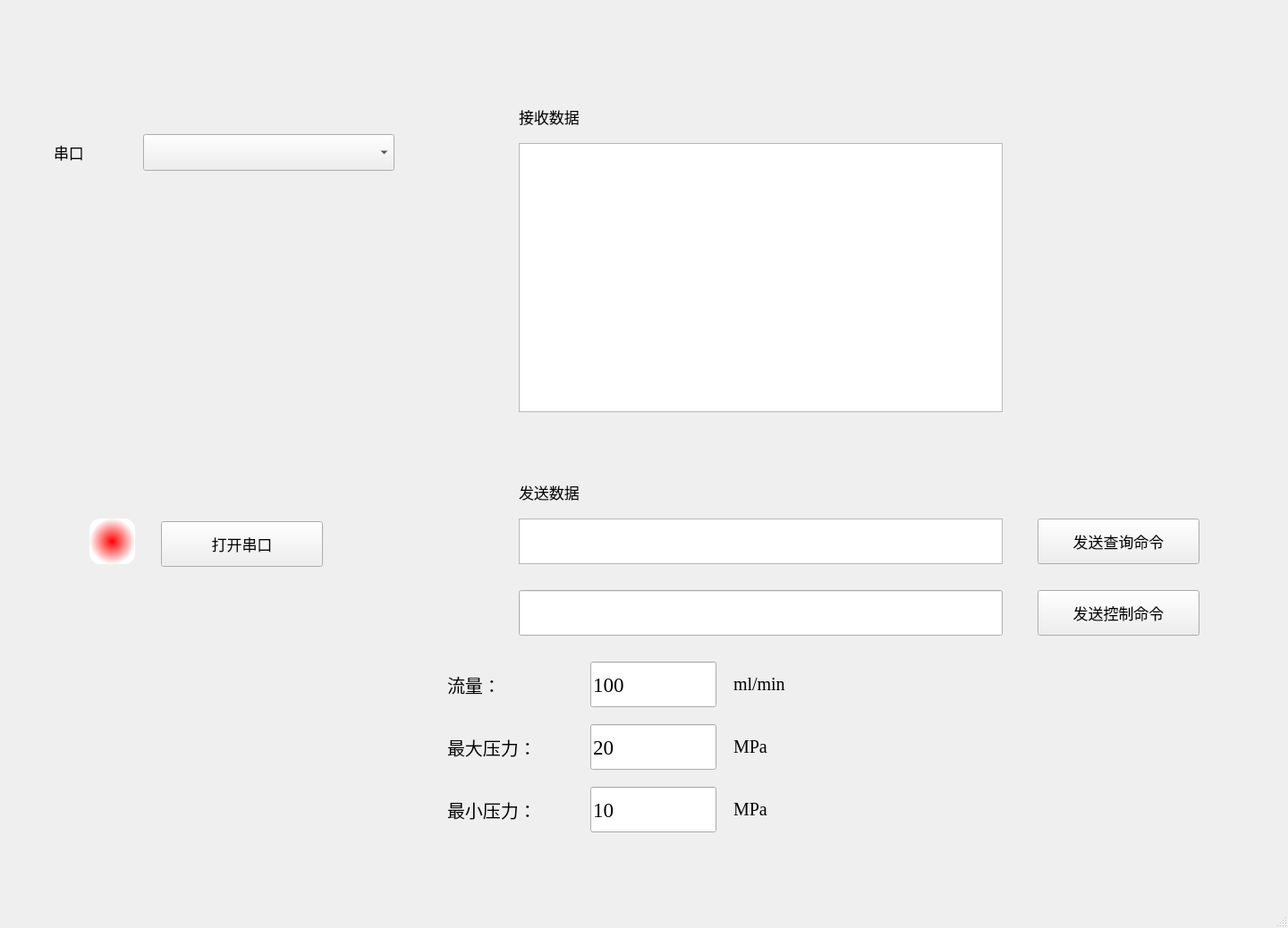
<?xml version="1.0" encoding="UTF-8"?>
<ui version="4.0">
 <class>MainWindow</class>
 <widget class="QMainWindow" name="MainWindow">
  <property name="geometry">
   <rect>
    <x>0</x>
    <y>0</y>
    <width>1440</width>
    <height>1038</height>
   </rect>
  </property>
  <property name="windowTitle">
   <string>MainWindow</string>
  </property>
  <widget class="QWidget" name="centralwidget">
   <widget class="QComboBox" name="PortBox">
    <property name="geometry">
     <rect>
      <x>160</x>
      <y>150</y>
      <width>281</width>
      <height>41</height>
     </rect>
    </property>
   </widget>
   <widget class="QLabel" name="label">
    <property name="geometry">
     <rect>
      <x>60</x>
      <y>150</y>
      <width>91</width>
      <height>41</height>
     </rect>
    </property>
    <property name="font">
     <font>
      <pointsize>13</pointsize>
     </font>
    </property>
    <property name="text">
     <string>串口</string>
    </property>
   </widget>
   <widget class="QLabel" name="label_2">
    <property name="geometry">
     <rect>
      <x>580</x>
      <y>110</y>
      <width>131</width>
      <height>41</height>
     </rect>
    </property>
    <property name="font">
     <font>
      <pointsize>13</pointsize>
     </font>
    </property>
    <property name="text">
     <string>接收数据</string>
    </property>
   </widget>
   <widget class="QLabel" name="label_3">
    <property name="geometry">
     <rect>
      <x>580</x>
      <y>530</y>
      <width>131</width>
      <height>41</height>
     </rect>
    </property>
    <property name="font">
     <font>
      <pointsize>13</pointsize>
     </font>
    </property>
    <property name="text">
     <string>发送数据</string>
    </property>
   </widget>
   <widget class="QTextEdit" name="DataReceived">
    <property name="geometry">
     <rect>
      <x>580</x>
      <y>160</y>
      <width>541</width>
      <height>301</height>
     </rect>
    </property>
   </widget>
   <widget class="QTextEdit" name="DataSend">
    <property name="geometry">
     <rect>
      <x>580</x>
      <y>580</y>
      <width>541</width>
      <height>51</height>
     </rect>
    </property>
   </widget>
   <widget class="QLabel" name="LED">
    <property name="geometry">
     <rect>
      <x>100</x>
      <y>580</y>
      <width>51</width>
      <height>51</height>
     </rect>
    </property>
    <property name="styleSheet">
     <string notr="true">background-color:qradialgradient(spreed:pad, cx:0.5, cy:0.5, radius:0.5, fx:0.5, fy:0.5, stop:0 rgba(255,0,0,255), stop:1 rgba(255,255,255,255));
border-radius:12px;</string>
    </property>
    <property name="text">
     <string/>
    </property>
   </widget>
   <widget class="QPushButton" name="OpenSerialButton">
    <property name="geometry">
     <rect>
      <x>180</x>
      <y>583</y>
      <width>181</width>
      <height>51</height>
     </rect>
    </property>
    <property name="font">
     <font>
      <pointsize>13</pointsize>
     </font>
    </property>
    <property name="text">
     <string>打开串口</string>
    </property>
   </widget>
   <widget class="QPushButton" name="SendButton">
    <property name="geometry">
     <rect>
      <x>1160</x>
      <y>580</y>
      <width>181</width>
      <height>51</height>
     </rect>
    </property>
    <property name="font">
     <font>
      <pointsize>13</pointsize>
     </font>
    </property>
    <property name="text">
     <string>发送查询命令</string>
    </property>
   </widget>
   <widget class="QPushButton" name="SendWordOrder">
    <property name="geometry">
     <rect>
      <x>1160</x>
      <y>660</y>
      <width>181</width>
      <height>51</height>
     </rect>
    </property>
    <property name="font">
     <font>
      <pointsize>13</pointsize>
     </font>
    </property>
    <property name="text">
     <string>发送控制命令</string>
    </property>
   </widget>
   <widget class="QLineEdit" name="Edit1">
    <property name="geometry">
     <rect>
      <x>580</x>
      <y>660</y>
      <width>541</width>
      <height>51</height>
     </rect>
    </property>
   </widget>
   <widget class="QLineEdit" name="FlowRate">
    <property name="geometry">
     <rect>
      <x>660</x>
      <y>740</y>
      <width>141</width>
      <height>51</height>
     </rect>
    </property>
    <property name="font">
     <font>
      <family>Times New Roman</family>
      <pointsize>17</pointsize>
     </font>
    </property>
    <property name="text">
     <string>100</string>
    </property>
   </widget>
   <widget class="QLabel" name="label_4">
    <property name="geometry">
     <rect>
      <x>500</x>
      <y>740</y>
      <width>81</width>
      <height>51</height>
     </rect>
    </property>
    <property name="font">
     <font>
      <pointsize>15</pointsize>
     </font>
    </property>
    <property name="text">
     <string>流量：</string>
    </property>
   </widget>
   <widget class="QLabel" name="label_5">
    <property name="geometry">
     <rect>
      <x>820</x>
      <y>740</y>
      <width>101</width>
      <height>51</height>
     </rect>
    </property>
    <property name="font">
     <font>
      <family>Times New Roman</family>
      <pointsize>15</pointsize>
     </font>
    </property>
    <property name="text">
     <string>ml/min</string>
    </property>
   </widget>
   <widget class="QLabel" name="label_6">
    <property name="geometry">
     <rect>
      <x>820</x>
      <y>810</y>
      <width>101</width>
      <height>51</height>
     </rect>
    </property>
    <property name="font">
     <font>
      <family>Times New Roman</family>
      <pointsize>15</pointsize>
     </font>
    </property>
    <property name="text">
     <string>MPa</string>
    </property>
   </widget>
   <widget class="QLineEdit" name="MaxPress">
    <property name="geometry">
     <rect>
      <x>660</x>
      <y>810</y>
      <width>141</width>
      <height>51</height>
     </rect>
    </property>
    <property name="font">
     <font>
      <family>Times New Roman</family>
      <pointsize>17</pointsize>
     </font>
    </property>
    <property name="text">
     <string>20</string>
    </property>
   </widget>
   <widget class="QLabel" name="label_7">
    <property name="geometry">
     <rect>
      <x>500</x>
      <y>810</y>
      <width>151</width>
      <height>51</height>
     </rect>
    </property>
    <property name="font">
     <font>
      <pointsize>15</pointsize>
     </font>
    </property>
    <property name="text">
     <string>最大压力：</string>
    </property>
   </widget>
   <widget class="QLabel" name="label_8">
    <property name="geometry">
     <rect>
      <x>500</x>
      <y>880</y>
      <width>151</width>
      <height>51</height>
     </rect>
    </property>
    <property name="font">
     <font>
      <pointsize>15</pointsize>
     </font>
    </property>
    <property name="text">
     <string>最小压力：</string>
    </property>
   </widget>
   <widget class="QLineEdit" name="MinPress">
    <property name="geometry">
     <rect>
      <x>660</x>
      <y>880</y>
      <width>141</width>
      <height>51</height>
     </rect>
    </property>
    <property name="font">
     <font>
      <family>Times New Roman</family>
      <pointsize>17</pointsize>
     </font>
    </property>
    <property name="text">
     <string>10</string>
    </property>
   </widget>
   <widget class="QLabel" name="label_9">
    <property name="geometry">
     <rect>
      <x>820</x>
      <y>880</y>
      <width>101</width>
      <height>51</height>
     </rect>
    </property>
    <property name="font">
     <font>
      <family>Times New Roman</family>
      <pointsize>15</pointsize>
     </font>
    </property>
    <property name="text">
     <string>MPa</string>
    </property>
   </widget>
  </widget>
  <widget class="QMenuBar" name="menubar">
   <property name="geometry">
    <rect>
     <x>0</x>
     <y>0</y>
     <width>1440</width>
     <height>29</height>
    </rect>
   </property>
  </widget>
  <widget class="QStatusBar" name="statusbar"/>
 </widget>
 <resources/>
 <connections/>
</ui>
